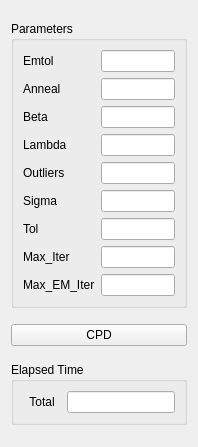
          <widget class="QWidget" name="Widget_CPD">
           <property name="geometry">
            <rect>
             <x>0</x>
             <y>0</y>
             <width>198</width>
             <height>447</height>
            </rect>
           </property>
           <attribute name="label">
            <string>CPD</string>
           </attribute>
           <layout class="QGridLayout" name="gridLayout_22">
            <item row="0" column="0">
             <widget class="QGroupBox" name="GroupBox_CPDParameters">
              <property name="sizePolicy">
               <sizepolicy hsizetype="Preferred" vsizetype="Maximum">
                <horstretch>0</horstretch>
                <verstretch>0</verstretch>
               </sizepolicy>
              </property>
              <property name="title">
               <string>Parameters</string>
              </property>
              <layout class="QGridLayout" name="gridLayout_21">
               <item row="0" column="0">
                <widget class="QLabel" name="Label_CPDEmtol">
                 <property name="text">
                  <string>Emtol</string>
                 </property>
                </widget>
               </item>
               <item row="7" column="0">
                <widget class="QLabel" name="Label_CPDTol">
                 <property name="text">
                  <string>Tol</string>
                 </property>
                </widget>
               </item>
               <item row="4" column="0">
                <widget class="QLabel" name="Label_CPDLambda">
                 <property name="text">
                  <string>Lambda</string>
                 </property>
                </widget>
               </item>
               <item row="0" column="2">
                <widget class="QLineEdit" name="LineEdit_CPDEmtol"/>
               </item>
               <item row="9" column="2">
                <widget class="QLineEdit" name="LineEdit_CPDMaxEMIter"/>
               </item>
               <item row="2" column="0">
                <widget class="QLabel" name="Label_CPDAnneal">
                 <property name="text">
                  <string>Anneal</string>
                 </property>
                </widget>
               </item>
               <item row="9" column="0">
                <widget class="QLabel" name="Label_CPDMaxEMIter">
                 <property name="text">
                  <string>Max_EM_Iter</string>
                 </property>
                </widget>
               </item>
               <item row="4" column="2">
                <widget class="QLineEdit" name="LineEdit_CPDLambda"/>
               </item>
               <item row="5" column="0">
                <widget class="QLabel" name="Label_CPDOutliers">
                 <property name="text">
                  <string>Outliers</string>
                 </property>
                </widget>
               </item>
               <item row="6" column="0">
                <widget class="QLabel" name="Label_CPDSigma">
                 <property name="text">
                  <string>Sigma</string>
                 </property>
                </widget>
               </item>
               <item row="3" column="0">
                <widget class="QLabel" name="Label_CPDBeta">
                 <property name="text">
                  <string>Beta</string>
                 </property>
                </widget>
               </item>
               <item row="2" column="2">
                <widget class="QLineEdit" name="LineEdit_CPDAnneal"/>
               </item>
               <item row="8" column="0">
                <widget class="QLabel" name="Label_CPDMaxIter">
                 <property name="text">
                  <string>Max_Iter</string>
                 </property>
                </widget>
               </item>
               <item row="3" column="2">
                <widget class="QLineEdit" name="LineEdit_CPDBeta"/>
               </item>
               <item row="5" column="2">
                <widget class="QLineEdit" name="LineEdit_CPDOutliers"/>
               </item>
               <item row="6" column="2">
                <widget class="QLineEdit" name="LineEdit_CPDSigma"/>
               </item>
               <item row="7" column="2">
                <widget class="QLineEdit" name="LineEdit_CPDTol"/>
               </item>
               <item row="8" column="2">
                <widget class="QLineEdit" name="LineEdit_CPDMaxIter"/>
               </item>
              </layout>
             </widget>
            </item>
            <item row="1" column="0">
             <widget class="QPushButton" name="PushButton_CPD">
              <property name="text">
               <string>CPD</string>
              </property>
             </widget>
            </item>
            <item row="2" column="0">
             <widget class="QGroupBox" name="GroupBox_CPDTime">
              <property name="sizePolicy">
               <sizepolicy hsizetype="Preferred" vsizetype="Maximum">
                <horstretch>0</horstretch>
                <verstretch>0</verstretch>
               </sizepolicy>
              </property>
              <property name="title">
               <string>Elapsed Time</string>
              </property>
              <layout class="QGridLayout" name="gridLayout_23">
               <item row="0" column="0">
                <widget class="QLabel" name="Label_CPDTime">
                 <property name="text">
                  <string>Total</string>
                 </property>
                 <property name="alignment">
                  <set>Qt::AlignCenter</set>
                 </property>
                </widget>
               </item>
               <item row="0" column="1">
                <widget class="QLineEdit" name="LineEdit_CPDTime">
                 <property name="sizePolicy">
                  <sizepolicy hsizetype="Maximum" vsizetype="Fixed">
                   <horstretch>0</horstretch>
                   <verstretch>0</verstretch>
                  </sizepolicy>
                 </property>
                 <property name="readOnly">
                  <bool>true</bool>
                 </property>
                </widget>
               </item>
              </layout>
             </widget>
            </item>
           </layout>
          </widget>
